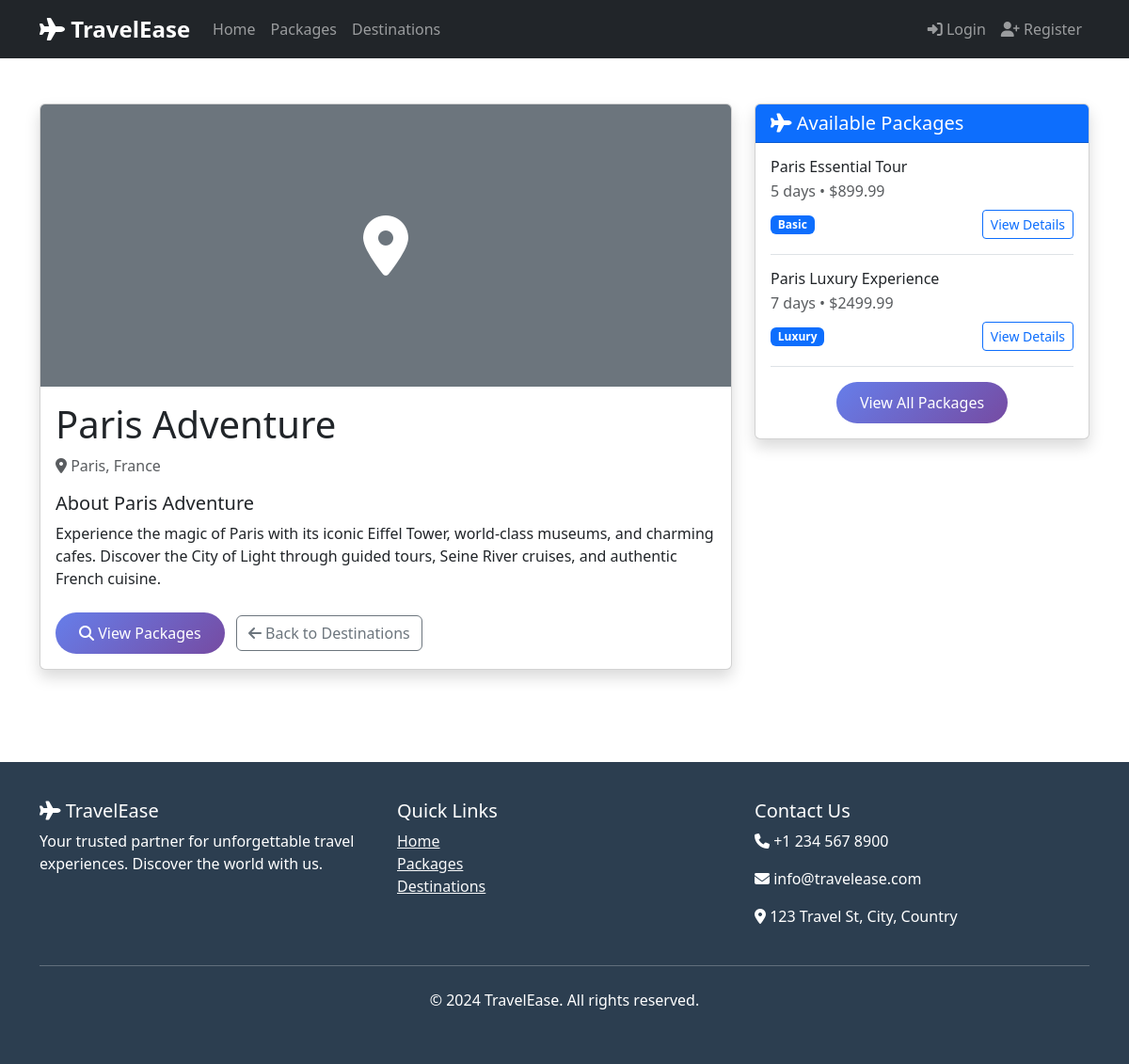
Page /destination/1/ on the committed database.
### bookings/models.py (models this page shows, shortened)
class Destination(models.Model):
    name = models.CharField(max_length=200)
    description = models.TextField()
    image = models.ImageField(upload_to='destinations/', blank=True, null=True)
    country = models.CharField(max_length=100)
    city = models.CharField(max_length=100)
    created_at = models.DateTimeField(auto_now_add=True)
    updated_at = models.DateTimeField(auto_now=True)
    class Meta:
        ordering = ['name']

class Package(models.Model):
    PACKAGE_TYPES = [
        ('basic', 'Basic'),
        ('premium', 'Premium'),
        ('luxury', 'Luxury'),
    ]
    destination = models.ForeignKey(Destination, on_delete=models.CASCADE, related_name='packages')
    name = models.CharField(max_length=200)
    description = models.TextField()
    package_type = models.CharField(max_length=20, choices=PACKAGE_TYPES, default='basic')
    duration_days = models.PositiveIntegerField()
    price = models.DecimalField(max_digits=10, decimal_places=2)
    max_travelers = models.PositiveIntegerField(default=10)
    available_seats = models.PositiveIntegerField()
    departure_date = models.DateField()
    return_date = models.DateField()
    includes_flight = models.BooleanField(default=True)
    includes_hotel = models.BooleanField(default=True)
    includes_meals = models.BooleanField(default=False)
    includes_transport = models.BooleanField(default=True)
    created_at = models.DateTimeField(auto_now_add=True)
    updated_at = models.DateTimeField(auto_now=True)
    class Meta:
        ordering = ['departure_date']

### bookings/views.py (the view)
# urls.py: path('destination/<int:destination_id>/', views.destination_detail, name='destination_detail'),
def destination_detail(request, destination_id):
    destination = get_object_or_404(Destination, id=destination_id)
    packages = Package.objects.filter(destination=destination, available_seats__gt=0)
    context = {
        'destination': destination,
        'packages': packages,
    }
    return render(request, 'bookings/destination_detail.html', context)

### bookings/templates/bookings/destination_detail.html (shortened to what this page needs)
{% extends 'bookings/base.html' %}
{% block content %}
<section class="py-5">
    <div class="container">
        <div class="row">
            <div class="col-lg-8">
                <div class="card shadow">
                    {% if destination.image %}
                        <img src="{{ destination.image.url }}" class="card-img-top" alt="{{ destination.name }}" style="height: 300px; object-fit: cover;">
                    {% else %}
                        <div class="card-img-top bg-secondary d-flex align-items-center justify-content-center" style="height: 300px;">
                            <i class="fas fa-map-marker-alt text-white" style="font-size: 4rem;"></i>
                        </div>
                    {% endif %}
                    <div class="card-body">
                        <h1 class="card-title">{{ destination.name }}</h1>
                        <p class="text-muted mb-3">
                            <i class="fas fa-map-marker-alt"></i> {{ destination.city }}, {{ destination.country }}
                        </p>
                        <h5>About {{ destination.name }}</h5>
                        <p class="card-text">{{ destination.description }}</p>
                        <div class="mt-4">
                            <a href="{% url 'bookings:package_list' %}?destination={{ destination.name }}" class="btn btn-primary">
                                <i class="fas fa-search"></i> View Packages
                            </a>
                            <a href="{% url 'bookings:destination_list' %}" class="btn btn-outline-secondary ms-2">
                                <i class="fas fa-arrow-left"></i> Back to Destinations
                            </a>
                        </div>
                    </div>
                </div>
            </div>
            <div class="col-lg-4">
                <div class="card shadow">
                    <div class="card-header bg-primary text-white">
                        <h5 class="mb-0"><i class="fas fa-plane"></i> Available Packages</h5>
                    </div>
                    <div class="card-body">
                        {% if packages %}
                            {% for package in packages %}
                            <div class="border-bottom pb-3 mb-3">
                                <h6 class="mb-1">{{ package.name }}</h6>
                                <p class="text-muted mb-2">{{ package.duration_days }} days • ${{ package.price }}</p>
                                <div class="d-flex justify-content-between align-items-center">
                                    <span class="badge bg-primary">{{ package.get_package_type_display }}</span>
                                    <a href="{% url 'bookings:package_detail' package.id %}" class="btn btn-sm btn-outline-primary">
                                        View Details
                                    </a>
                                </div>
                            </div>
                            {% endfor %}
                            <div class="text-center">
                                <a href="{% url 'bookings:package_list' %}?destination={{ destination.name }}" class="btn btn-primary">
                                    View All Packages
                                </a>
                            </div>
                        {% else %}
                            <p class="text-muted">No packages available for this destination at the moment.</p>
                        {% endif %}
                    </div>
                </div>
            </div>
        </div>
    </div>
</section>
{% endblock %}

### bookings/templates/bookings/base.html (style rules this page uses)
.btn-primary { background: linear-gradient(135deg, #667eea 0%, #764ba2 100%); border: none; border-radius: 25px; padding: 10px 25px; }

### rows in the picture
Destination: name "Paris Adventure", city "Paris", country "France", description "Experience the magic of Paris with its iconic Eiffel Tower, world-class museums, and charming cafes. Discover the City of Light through guided tours, Seine River cruises, and authentic French cuisine."
Package: name "Paris Essential Tour", duration_days "5", price "899.99", package_type "Basic"
Package: name "Paris Luxury Experience", duration_days "7", price "2499.99", package_type "Luxury"
